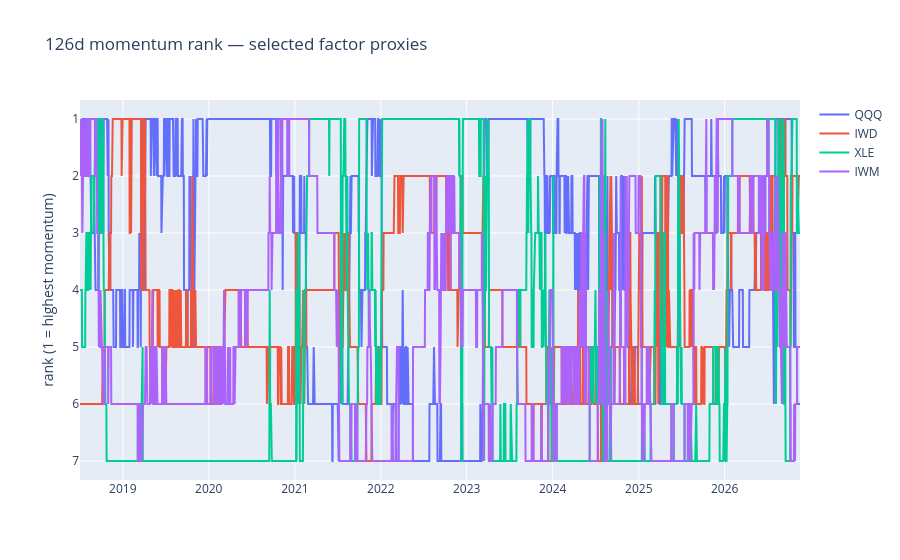

Notebook cell for this chart:
### Code cell
figure = go.Figure()
for symbol in ("QQQ", "IWD", "XLE", "IWM"):
    figure.add_scatter(x=rank_126["date"], y=rank_126[f"{symbol}_rank"], mode="lines", name=symbol)

figure.update_layout(
    title="126d momentum rank — selected factor proxies",
    yaxis_title="rank (1 = highest momentum)",
    yaxis_autorange="reversed",
    legend_title_text="",
)
figure.show()

### Figure 1 — Plotly figure (JSON) as saved in the notebook; plotly's stock layout.template omitted (floating-point values rounded to 4 significant figures; data arrays with more than 128 entries replaced by an {"elided": "..."} marker saying what was removed)
{"data": [{"mode": "lines", "name": "QQQ", "type": "scatter", "x": {"elided": "2106 str values"}, "y": {"elided": "2106 int values"}}, {"mode": "lines", "name": "IWD", "type": "scatter", "x": {"elided": "2106 str values"}, "y": {"elided": "2106 int values"}}, {"mode": "lines", "name": "XLE", "type": "scatter", "x": {"elided": "2106 str values"}, "y": {"elided": "2106 int values"}}, {"mode": "lines", "name": "IWM", "type": "scatter", "x": {"elided": "2106 str values"}, "y": {"elided": "2106 int values"}}], "layout": {"legend": {"title": {"text": ""}}, "title": {"text": "126d momentum rank — selected factor proxies"}, "yaxis": {"autorange": "reversed", "title": {"text": "rank (1 = highest momentum)"}}}}
